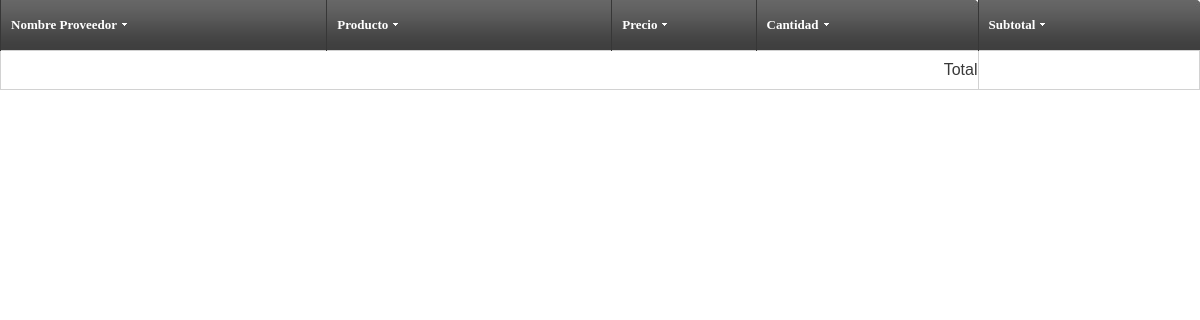
Before: /administrador/detalle_compra.php?ncontrol=3 with the older database file.
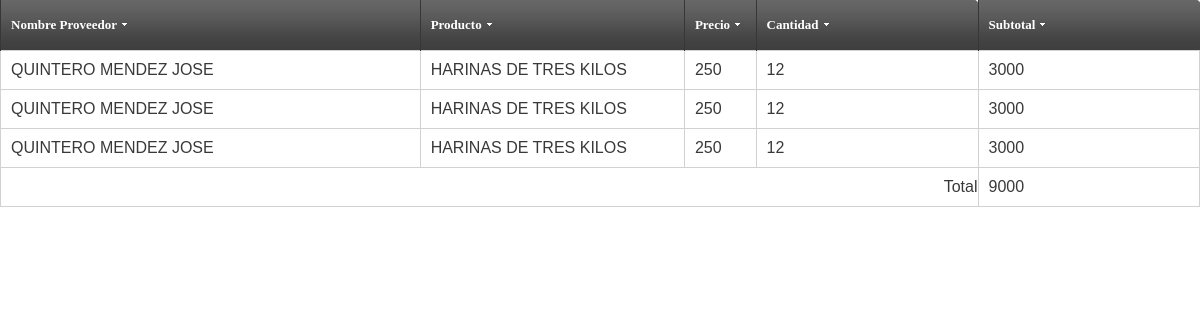
After: the same page with the newer database file.
### tables this page shows
CREATE TABLE IF NOT EXISTS `compradetalle` (
  `id` int(11) NOT NULL AUTO_INCREMENT,
  `id_compra` int(11) NOT NULL,
  `id_producto` int(11) NOT NULL,
  `precio` double NOT NULL,
  `cant` int(11) NOT NULL,
  PRIMARY KEY (`id`),
  KEY `id` (`id`)
);

CREATE TABLE IF NOT EXISTS `proveedores` (
  `rif` varchar(15) NOT NULL,
  `razon_social` text NOT NULL,
  `telefono` varchar(15) NOT NULL,
  `contacto` text NOT NULL,
  `nom_proveedor` varchar(100) NOT NULL,
  UNIQUE KEY `rif` (`rif`)
);

CREATE TABLE IF NOT EXISTS `productos` (
  `id` int(11) NOT NULL AUTO_INCREMENT,
  `proveedor` varchar(100) NOT NULL,
  `disponibilidad` varchar(10) NOT NULL,
  `cantidad` double NOT NULL,
  `descripcion` text NOT NULL,
  `id_proveedor` varchar(25) NOT NULL,
  `precio` double NOT NULL,
  PRIMARY KEY (`id`)
);

### administrador/detalle_compra.php (the view, shortened to what this page needs)
<?php
  $id=$_GET['ncontrol'];
?><link rel="stylesheet" href="css/screen.css" type="text/css" media="screen" title="default" />
			<table id="product-table" border="0" cellpadding="0" cellspacing="0" width="100%">
				<tbody><tr>
					<th class="table-header-repeat line-left minwidth-1"><a href="">Nombre Proveedor</a></th>
                    <th class="table-header-repeat line-left minwidth-1"><a href="">Producto</a></th>
					<th class="table-header-repeat line-left"><a href="">Precio</a></th>
					<th class="table-header-options line-left"><a href="">Cantidad</a></th>
                    <th class="table-header-options line-left"><a href="">Subtotal</a></th>
				</tr>
  <?php
 $idcompra=mysql_query("SELECT * FROM compradetalle where id_compra='$id'");
 while( $compra=mysql_fetch_array($idcompra))
{
 $idproducto=mysql_query("SELECT * FROM productos where id=".$compra['id_producto']."");
  $producto=mysql_fetch_array($idproducto);
  $idproveedor=mysql_query("SELECT * FROM proveedores where rif=".$producto['id_proveedor']."");
   $proveedor=mysql_fetch_array($idproveedor);
  ?>
				<tr>
					<td style="width:35%"> <?php echo $proveedor['razon_social']; ?></td>
					<td><?php echo strtoupper($producto['descripcion']); ?></td>
                    <td><?php echo $compra['precio']?></td>
					<td><?php echo $compra['cant']; ?></td>
					 <td><?php echo $subtotal=$compra['cant']*$compra['precio']; $total=$total+$subtotal; ?></td>
				</tr>
	   <?php
}
?>			<tr><td colspan="4" style="text-align:right">Total</td><td ><?php print $total;?></td></tr>
				</tbody></table>

### administrador/css/screen.css (style rules this page uses)
* { margin: 0; padding: 0; }
#product-table { margin-bottom: 20px; }
#product-table th { height: 50px; text-align: left; }
#product-table .minwidth-1 { min-width: 110px; }
#product-table td { border: 1px solid #d2d2d2; padding: 10px 0 10px 10px; }
.table-header-options { background: url(../images/table/table_header_options.jpg) no-repeat; border: none; min-width: 221px; padding: 0px 0 0 0; width: 221px; }
.table-header-repeat { background: url(../images/table/table_header_repeat.jpg) repeat-x; border: none; font-size: 0px; line-height: 0; padding: 0px 0 0 0; }
.table-header-options a, .table-header-repeat a { background: url(../images/table/table_sort_arrow.gif) right no-repeat; color: #fff; font-family: Tahoma; font-size: 13px; font-weight: bold; line-height: 14px; margin: 0 0 0 10px; padding: 0 10px 0 0; }
th.line-left { border-left: 1px solid #373737; }
table { border-collapse: collapse; }
a { outline: none; text-decoration: none; }

Changed rows visible on the page:
added compradetalle: proveedores.razon_social "QUINTERO MENDEZ JOSE", id_producto.descripcion "HARINAS DE TRES KILOS", precio "250", cant "12", $subtotal=$compra['cant']*$compra['precio'] "3000"
added compradetalle: proveedores.razon_social "QUINTERO MENDEZ JOSE", id_producto.descripcion "HARINAS DE TRES KILOS", precio "250", cant "12", $subtotal=$compra['cant']*$compra['precio'] "3000"
added compradetalle: proveedores.razon_social "QUINTERO MENDEZ JOSE", id_producto.descripcion "HARINAS DE TRES KILOS", precio "250", cant "12", $subtotal=$compra['cant']*$compra['precio'] "3000"
Other visible differences:
$total: (not shown) → "9000"
